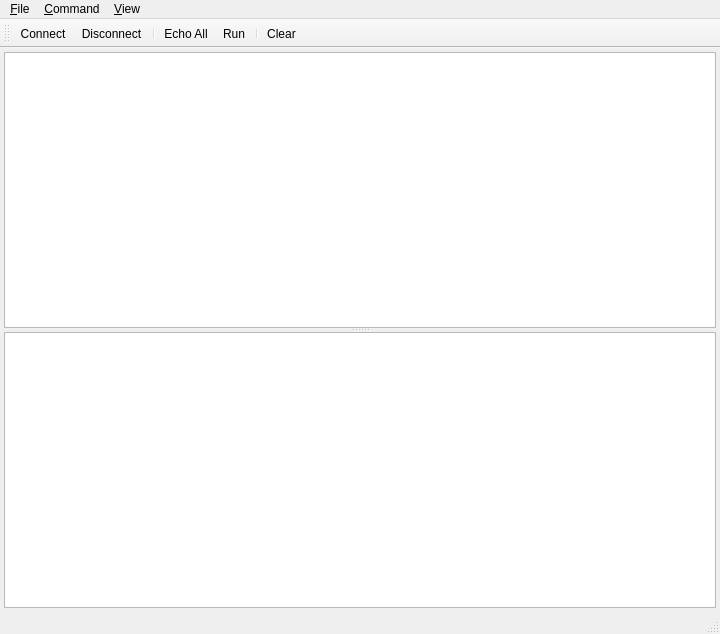
<?xml version="1.0" encoding="UTF-8"?>
<ui version="4.0">
 <class>scripteditor</class>
 <widget class="QMainWindow" name="scripteditor">
  <property name="geometry">
   <rect>
    <x>0</x>
    <y>0</y>
    <width>720</width>
    <height>634</height>
   </rect>
  </property>
  <property name="windowTitle">
   <string>MainWindow</string>
  </property>
  <property name="windowIcon">
   <iconset>
    <normaloff>icons/window.png</normaloff>icons/window.png</iconset>
  </property>
  <widget class="QWidget" name="centralwidget">
   <layout class="QVBoxLayout" name="verticalLayout">
    <property name="spacing">
     <number>4</number>
    </property>
    <property name="margin">
     <number>4</number>
    </property>
    <item>
     <widget class="QSplitter" name="splitter">
      <property name="orientation">
       <enum>Qt::Vertical</enum>
      </property>
      <widget class="QTextBrowser" name="tb_output">
       <property name="font">
        <font>
         <family>Consolas</family>
        </font>
       </property>
       <property name="lineWrapMode">
        <enum>QTextEdit::NoWrap</enum>
       </property>
       <property name="tabStopWidth">
        <number>36</number>
       </property>
      </widget>
      <widget class="QPlainTextEdit" name="pte_editor">
       <property name="font">
        <font>
         <family>Consolas</family>
         <pointsize>12</pointsize>
        </font>
       </property>
       <property name="lineWrapMode">
        <enum>QPlainTextEdit::NoWrap</enum>
       </property>
       <property name="plainText">
        <string/>
       </property>
       <property name="tabStopWidth">
        <number>36</number>
       </property>
      </widget>
     </widget>
    </item>
   </layout>
  </widget>
  <widget class="QMenuBar" name="menubar">
   <property name="geometry">
    <rect>
     <x>0</x>
     <y>0</y>
     <width>720</width>
     <height>21</height>
    </rect>
   </property>
   <widget class="QMenu" name="menuFile">
    <property name="title">
     <string>&amp;File</string>
    </property>
    <addaction name="actionConnect"/>
    <addaction name="actionDisconnect"/>
    <addaction name="separator"/>
    <addaction name="actionExit"/>
   </widget>
   <widget class="QMenu" name="menuView">
    <property name="title">
     <string>&amp;View</string>
    </property>
    <addaction name="actionFont"/>
    <addaction name="actionClear"/>
   </widget>
   <widget class="QMenu" name="menuCommand">
    <property name="title">
     <string>&amp;Command</string>
    </property>
    <addaction name="actionRun"/>
    <addaction name="actionEcho_All"/>
   </widget>
   <addaction name="menuFile"/>
   <addaction name="menuCommand"/>
   <addaction name="menuView"/>
  </widget>
  <widget class="QStatusBar" name="statusbar"/>
  <widget class="QToolBar" name="toolBar">
   <property name="windowTitle">
    <string>toolBar</string>
   </property>
   <attribute name="toolBarArea">
    <enum>TopToolBarArea</enum>
   </attribute>
   <attribute name="toolBarBreak">
    <bool>false</bool>
   </attribute>
   <addaction name="actionConnect"/>
   <addaction name="actionDisconnect"/>
   <addaction name="separator"/>
   <addaction name="actionEcho_All"/>
   <addaction name="actionRun"/>
   <addaction name="separator"/>
   <addaction name="actionClear"/>
  </widget>
  <action name="actionConnect">
   <property name="icon">
    <iconset>
     <normaloff>icons/connect.png</normaloff>icons/connect.png</iconset>
   </property>
   <property name="text">
    <string>&amp;Connect</string>
   </property>
   <property name="statusTip">
    <string>Connect to the host</string>
   </property>
   <property name="shortcut">
    <string>Ctrl+Shift+C</string>
   </property>
  </action>
  <action name="actionDisconnect">
   <property name="icon">
    <iconset>
     <normaloff>icons/disconnect.png</normaloff>icons/disconnect.png</iconset>
   </property>
   <property name="text">
    <string>&amp;Disconnect</string>
   </property>
   <property name="statusTip">
    <string>Disconnect from the host</string>
   </property>
   <property name="shortcut">
    <string>Ctrl+Shift+D</string>
   </property>
  </action>
  <action name="actionRun">
   <property name="icon">
    <iconset>
     <normaloff>icons/run.png</normaloff>icons/run.png</iconset>
   </property>
   <property name="text">
    <string>&amp;Run</string>
   </property>
   <property name="toolTip">
    <string>Run (Ctrl +Enter)</string>
   </property>
   <property name="statusTip">
    <string>Run the selected commands or whole script</string>
   </property>
   <property name="shortcut">
    <string>Ctrl+Return</string>
   </property>
  </action>
  <action name="actionEcho_All">
   <property name="checkable">
    <bool>true</bool>
   </property>
   <property name="icon">
    <iconset>
     <normaloff>icons/echo_all.png</normaloff>icons/echo_all.png</iconset>
   </property>
   <property name="text">
    <string>&amp;Echo All</string>
   </property>
   <property name="toolTip">
    <string>Echo all commands</string>
   </property>
   <property name="statusTip">
    <string>Echo out all the commands running on host </string>
   </property>
   <property name="shortcut">
    <string>Ctrl+Shift+E</string>
   </property>
  </action>
  <action name="actionClear">
   <property name="icon">
    <iconset>
     <normaloff>icons/clear.png</normaloff>icons/clear.png</iconset>
   </property>
   <property name="text">
    <string>&amp;Clear</string>
   </property>
   <property name="statusTip">
    <string>Clear command output editor</string>
   </property>
  </action>
  <action name="actionExit">
   <property name="icon">
    <iconset>
     <normaloff>icons/exit.png</normaloff>icons/exit.png</iconset>
   </property>
   <property name="text">
    <string>E&amp;xit</string>
   </property>
   <property name="statusTip">
    <string>Quit the spplication</string>
   </property>
   <property name="shortcut">
    <string>Ctrl+Q</string>
   </property>
  </action>
  <action name="actionFont">
   <property name="icon">
    <iconset>
     <normaloff>icons/font.png</normaloff>icons/font.png</iconset>
   </property>
   <property name="text">
    <string>&amp;Font..</string>
   </property>
   <property name="iconText">
    <string>Font..</string>
   </property>
  </action>
 </widget>
 <resources/>
 <connections>
  <connection>
   <sender>actionClear</sender>
   <signal>triggered()</signal>
   <receiver>tb_output</receiver>
   <slot>clear()</slot>
   <hints>
    <hint type="sourcelabel">
     <x>-1</x>
     <y>-1</y>
    </hint>
    <hint type="destinationlabel">
     <x>359</x>
     <y>195</y>
    </hint>
   </hints>
  </connection>
  <connection>
   <sender>actionExit</sender>
   <signal>triggered()</signal>
   <receiver>scripteditor</receiver>
   <slot>close()</slot>
   <hints>
    <hint type="sourcelabel">
     <x>-1</x>
     <y>-1</y>
    </hint>
    <hint type="destinationlabel">
     <x>359</x>
     <y>316</y>
    </hint>
   </hints>
  </connection>
 </connections>
</ui>
